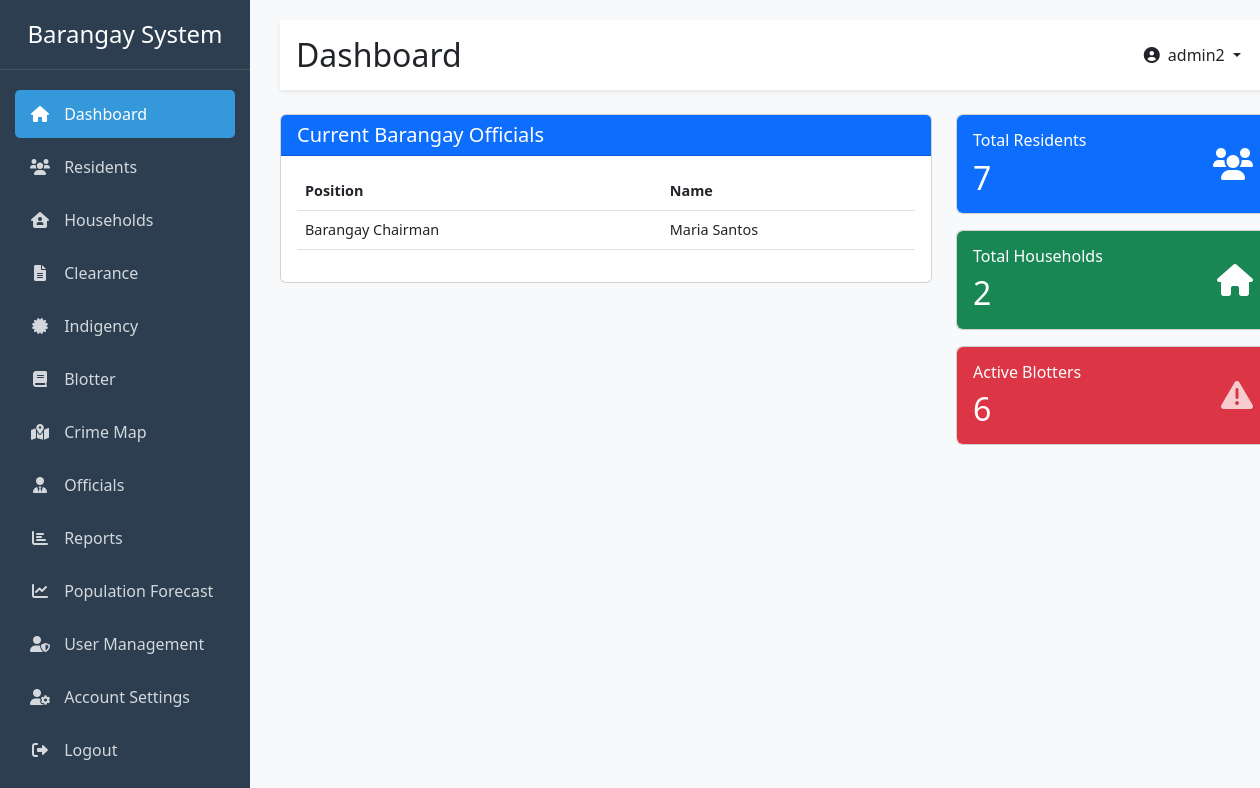
Before: /dashboard.php (signed in) with the older database file.
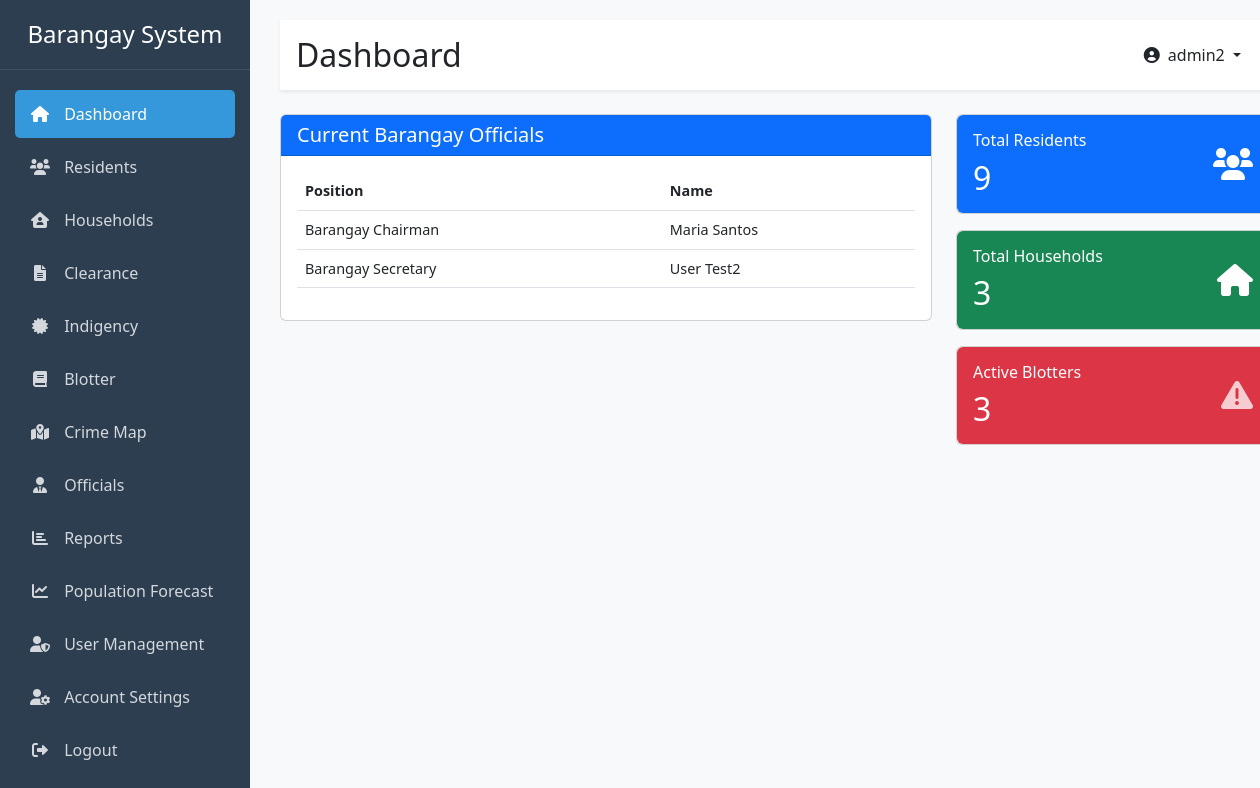
After: the same page with the newer database file.
### tables this page shows
CREATE TABLE `officials` (
  `id` int(11) NOT NULL,
  `position` varchar(50) NOT NULL,
  `first_name` varchar(50) NOT NULL,
  `last_name` varchar(50) NOT NULL,
  `contact_number` varchar(20) DEFAULT NULL,
  `term_start` date NOT NULL,
  `term_end` date NOT NULL,
  `status` enum('Active','Inactive') DEFAULT 'Active'
);

### dashboard.php (the view, shortened to what the changed rows need)
<?php
require_once 'config.php';
$query = "SELECT * FROM officials WHERE status = 'Active' ORDER BY position";
$result = $conn->query($query);
$officials = $result->fetch_all(MYSQLI_ASSOC);
$stats = [
    'residents' => $conn->query("SELECT COUNT(*) FROM residents")->fetch_row()[0],
    'blotters' => $conn->query("SELECT COUNT(*) FROM blotter WHERE status = 'Pending'")->fetch_row()[0],
    'households' => $conn->query("SELECT COUNT(DISTINCT household_id) FROM residents")->fetch_row()[0]
];
?>
<!DOCTYPE html>
<html lang="en">
<head>
    <link href="https://cdn.jsdelivr.net/npm/bootstrap@5.3.0/dist/css/bootstrap.min.css" rel="stylesheet">
    <link href="https://cdnjs.cloudflare.com/ajax/libs/font-awesome/6.0.0/css/all.min.css" rel="stylesheet">
</head>
<body>
    <div class="container-fluid">
        <div class="row">
            <?php require_once __DIR__ . '/includes/header.php'; ?>
            <div class="col-md-9 col-lg-10 main-content">
                <div class="d-flex justify-content-between align-items-center mb-4 p-3 bg-white shadow-sm">
                    <h2 class="mb-0">Dashboard</h2>
                </div>
                <div class="row">
                    <div class="col-md-8">
                        <div class="card">
                            <div class="card-body">
                                <div class="table-responsive">
                                    <table class="table table-hover officials-table">
                                        <thead>
                                            <tr>
                                                <th>Position</th>
                                                <th>Name</th>
                                            </tr>
                                        </thead>
                                        <tbody>
                                            <?php foreach ($officials as $official): ?>
                                            <tr>
                                                <td><?= htmlspecialchars($official['position']) ?></td>
                                                <td><?= htmlspecialchars($official['first_name'] . ' ' . $official['last_name']) ?></td>
                                            </tr>
                                            <?php endforeach; ?>
                                        </tbody>
                                    </table>
                                </div>
                            </div>
                        </div>
                    </div>
                    <div class="col-md-4">
                        <div class="card mb-3 stat-card">
                            <div class="card-body bg-primary text-white rounded">
                                <div class="d-flex justify-content-between align-items-center">
                                    <div>
                                        <h6 class="card-title mb-0">Total Residents</h6>
                                        <h2 class="mb-0 mt-2"><?= number_format($stats['residents']) ?></h2>
                                    </div>
                                </div>
                            </div>
                        </div>
                        <div class="card mb-3 stat-card">
                            <div class="card-body bg-success text-white rounded">
                                <div class="d-flex justify-content-between align-items-center">
                                    <div>
                                        <h6 class="card-title mb-0">Total Households</h6>
                                        <h2 class="mb-0 mt-2"><?= number_format($stats['households']) ?></h2>
                                    </div>
                                </div>
                            </div>
                        </div>
                        <div class="card mb-3 stat-card">
                            <div class="card-body bg-danger text-white rounded">
                                <div class="d-flex justify-content-between align-items-center">
                                    <div>
                                        <h6 class="card-title mb-0">Active Blotters</h6>
                                        <h2 class="mb-0 mt-2"><?= number_format($stats['blotters']) ?></h2>
                                    </div>
                                </div>
                            </div>
                        </div>
                    </div>
                </div>
            </div>
        </div>
    </div>
</body>
</html>

Changed rows visible on the page:
added officials: position "Barangay Secretary", first_name+last_name "User Test2"
Other visible differences:
$stats['residents']: "7" → "9"
$stats['households']: "2" → "3"
$stats['blotters']: "6" → "3"
